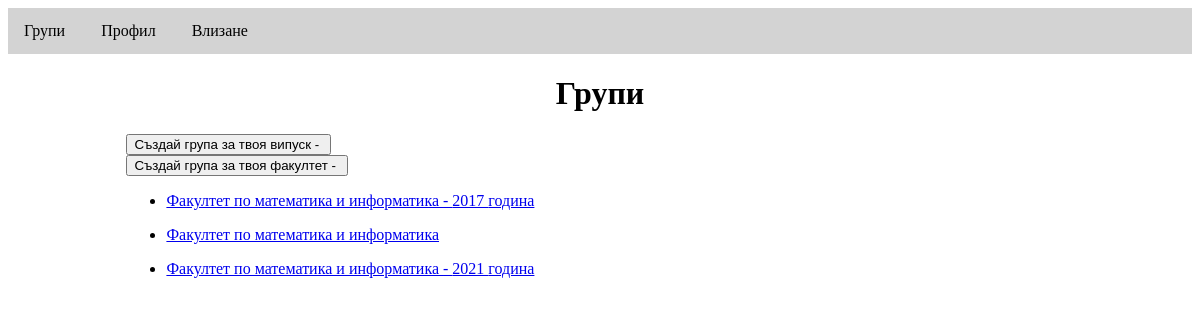
/groups/index.php, run on the app's committed database.
### tables this page shows
CREATE TABLE `groups` (
  `id` int(11) NOT NULL,
  `year` varchar(32) DEFAULT NULL,
  `faculty` varchar(128) NOT NULL,
  `admin_id` int(11) NOT NULL
);

### helpers.php (called while the page is built, shortened)
<?php
    function new_db_connection() {
        include('config.php');
        return new PDO('mysql:host=localhost;dbname=alumni_db;charset=utf8', $db_user, $db_pass);
    }
    function get_user() {
        $conn = new_db_connection();
        $stmt = $conn->prepare("SELECT * FROM users WHERE id = ?");
        $stmt->execute([$_SESSION['id']]);
        return $stmt->fetch(PDO::FETCH_ASSOC);
    }
?>

### groups/groups_list.php (the view, shortened to what this page needs)
<?php
    $conn = new_db_connection();
    $sql = "SELECT id, year, faculty FROM groups";
    $stmt = $conn->prepare($sql);
    $stmt->execute();
    $groups = $stmt->fetchALL(PDO::FETCH_ASSOC);
    $user = get_user();
?>
<h1>Групи</h1>
<form action="/groups/create_group.php" method="post">
    <input type="submit" value="Създай група за твоя випуск - <?php echo($user['year_graduated']); ?>" />
</form>
<form action="/groups/create_group.php" method="post">
    <input type="submit" value="Създай група за твоя факултет - <?php echo($user['faculty']); ?>" />
</form>
<div id="groups">
    <?php foreach($groups as $group): ?>
        <ul>
            <li class="group">
                <?php
                    if(isset($group['year'])) {
                        printf("<a href='/groups?id=%s'>%s - %s година</a>", $group['id'], $group['faculty'], $group['year']);
                    }
                    else {
                        printf("<a href='/groups?id=%s'>%s</a>", $group['id'], $group['faculty']);
                    }
                ?>
            </li>
        </ul>
    <?php endforeach; ?>
</div>

### templates/styles.css (style rules this page uses)
h1, h2 { text-align: center; }

### data on the page
groups: faculty "Факултет по математика и информатика", year "2017"
groups: faculty "Факултет по математика и информатика"
groups: faculty "Факултет по математика и информатика", year "2021"
